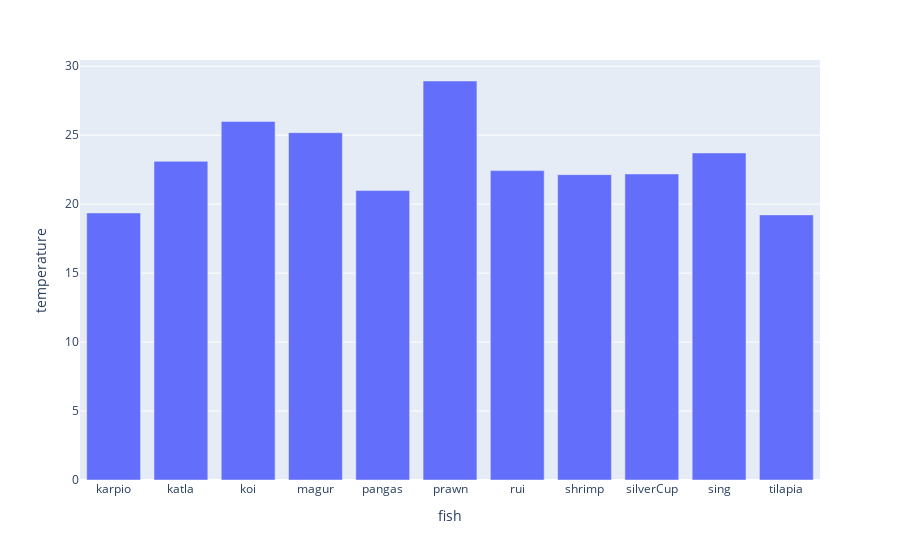

The notebook cell saved with this chart:
### Code cell
fig1 = px.bar(fish_summary_new, x='fish', y='temperature')
fig1.show()

### Figure 1 — Plotly figure (JSON) as saved in the notebook; plotly's stock layout.template omitted (floating-point values rounded to 4 significant figures)
{"data": [{"alignmentgroup": "True", "hovertemplate": "fish=%{x}<br>temperature=%{y}<extra></extra>", "legendgroup": "", "marker": {"color": "#636efa", "pattern": {"shape": ""}}, "name": "", "offsetgroup": "", "orientation": "v", "showlegend": false, "textposition": "auto", "type": "bar", "x": ["karpio", "katla", "koi", "magur", "pangas", "prawn", "rui", "shrimp", "silverCup", "sing", "tilapia"], "xaxis": "x", "y": [19.36, 23.1, 26, 25.18, 20.99, 28.93, 22.43, 22.14, 22.19, 23.71, 19.22], "yaxis": "y"}], "layout": {"barmode": "relative", "legend": {"tracegroupgap": 0}, "margin": {"t": 60}, "xaxis": {"anchor": "y", "domain": [0, 1], "title": {"text": "fish"}}, "yaxis": {"anchor": "x", "domain": [0, 1], "title": {"text": "temperature"}}}}
